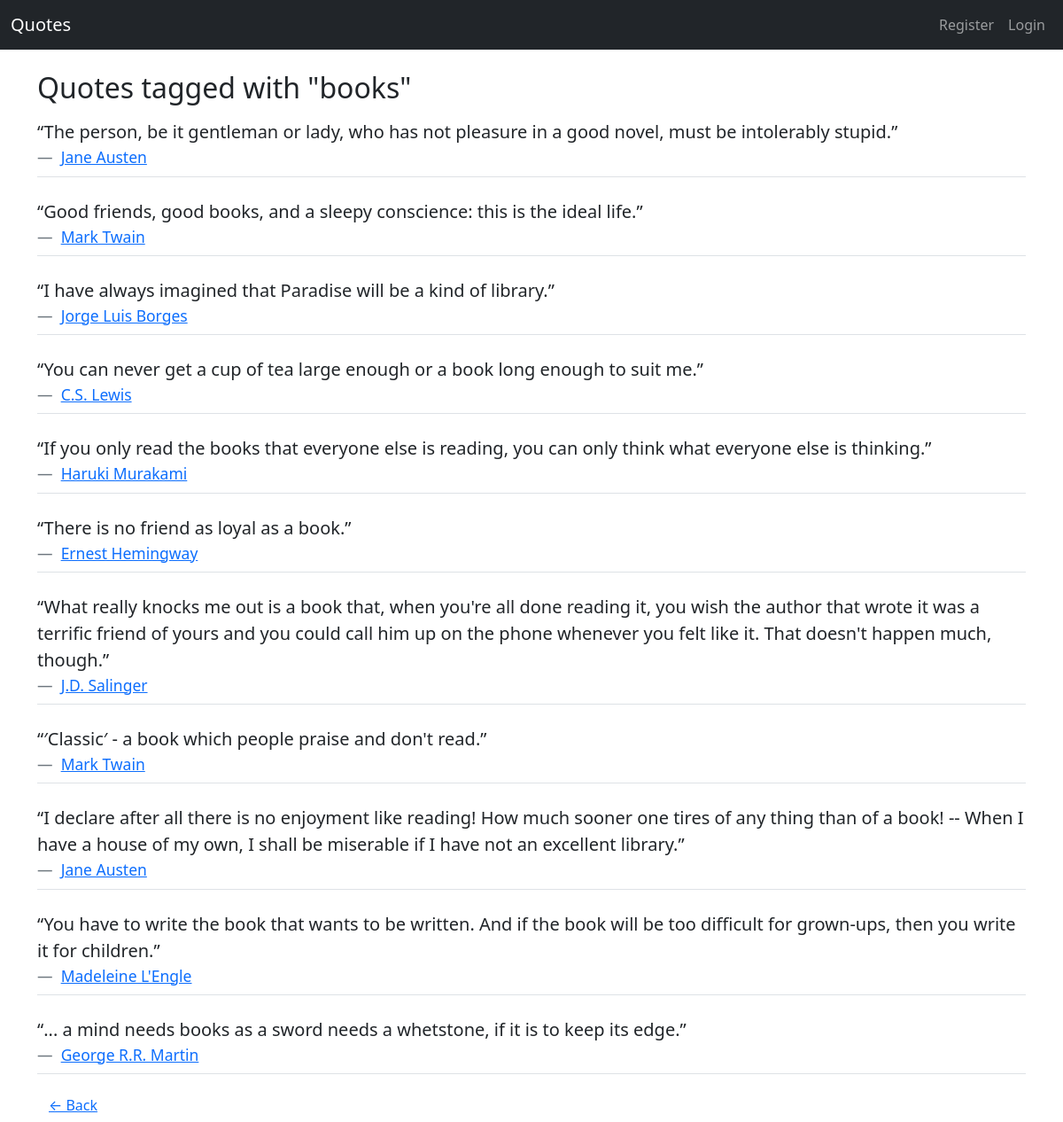
The page /tag/books/ on the database its author committed.
### quotes/models.py (models this page shows, shortened)
class Tag(models.Model):
    name = models.CharField(max_length=50, unique=True)

class Quote(models.Model):
    text = models.TextField()
    author = models.ForeignKey(Author, on_delete=models.CASCADE)
    tags = models.ManyToManyField(Tag)
    created_by = models.ForeignKey(User, on_delete=models.SET_NULL, null=True)

class Author(models.Model):
    fullname = models.CharField(max_length=150)
    born_date = models.CharField(max_length=50)
    born_location = models.CharField(max_length=150)
    description = models.TextField()

### quotes/views.py (the view)
# urls.py: path('tag/<str:tag_name>/', views.quotes_by_tag, name='tag_quotes'),
def quotes_by_tag(request, tag_name):
    tag = Tag.objects.get(name=tag_name)
    quotes = Quote.objects.filter(tags=tag)
    return render(request, 'quotes/tag_quotes.html', {'quotes': quotes, 'tag': tag})

### quotes/templates/quotes/tag_quotes.html
{% extends 'quotes/base.html' %}
{% block content %}
<h2>Quotes tagged with "{{ tag.name }}"</h2>
{% for quote in quotes %}
    <blockquote class="blockquote border-bottom py-2">
        <p>{{ quote.text }}</p>
        <footer class="blockquote-footer">
            <a href="{% url 'author_detail' quote.author.id %}">{{ quote.author.fullname }}</a>
        </footer>
    </blockquote>
{% endfor %}
<a href="/" class="btn btn-link">← Back</a>
{% endblock %}

### rows shown on the page
Tag: name "books"
Quote: text "“The person, be it gentleman or lady, who has not pleasure in a good novel, must be intolerably stupid.”", author.fullname "Jane Austen"
Quote: text "“Good friends, good books, and a sleepy conscience: this is the ideal life.”", author.fullname "Mark Twain"
Quote: text "“I have always imagined that Paradise will be a kind of library.”", author.fullname "Jorge Luis Borges"
Quote: text "“You can never get a cup of tea large enough or a book long enough to suit me.”", author.fullname "C.S. Lewis"
Quote: text "“If you only read the books that everyone else is reading, you can only think what everyone else is thinking.”", author.fullname "Haruki Murakami"
Quote: text "“There is no friend as loyal as a book.”", author.fullname "Ernest Hemingway"
Quote: text "“What really knocks me out is a book that, when you're all done reading it, you wish the author that wrote it was a terrific friend of yours and you could call him up on the phone whenever you felt like it. That doesn't happen much, though.”", author.fullname "J.D. Salinger"
Quote: text "“′Classic′ - a book which people praise and don't read.”", author.fullname "Mark Twain"
Quote: text "“I declare after all there is no enjoyment like reading! How much sooner one tires of any thing than of a book! -- When I have a house of my own, I shall be miserable if I have not an excellent library.”", author.fullname "Jane Austen"
Quote: text "“You have to write the book that wants to be written. And if the book will be too difficult for grown-ups, then you write it for children.”", author.fullname "Madeleine L'Engle"
Quote: text "“... a mind needs books as a sword needs a whetstone, if it is to keep its edge.”", author.fullname "George R.R. Martin"
